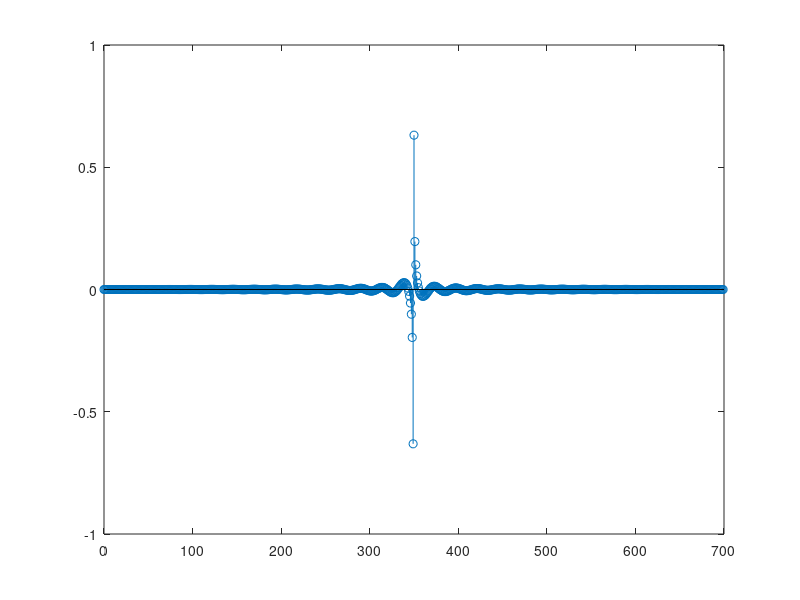
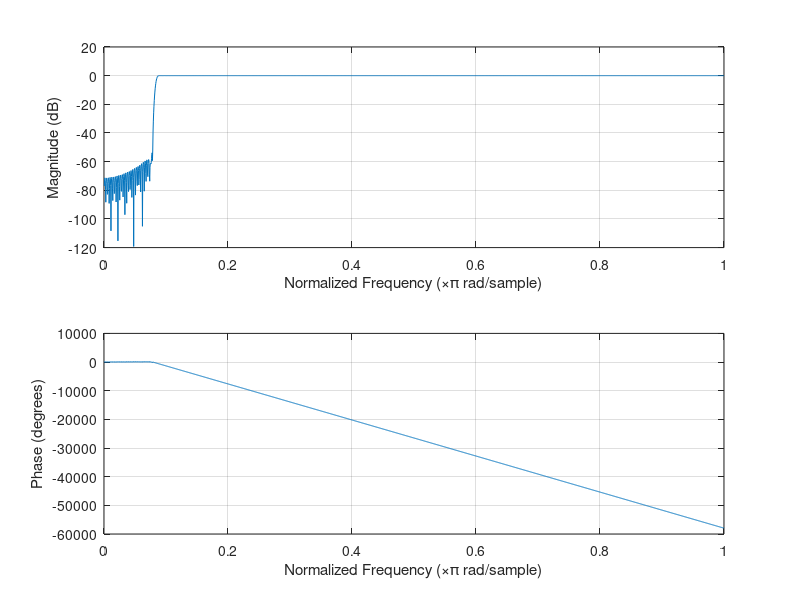

The MATLAB script that drew these images, in order: (Note: this script raises an error after producing the figures.)
fs = 48000; % sample rate
f2 = 2000;
N = 700; % number of filter coefficients
win = hamming(N)'; % window: transposed so .* can be used
wa = (f2 / (fs / 2)) * pi; % acceptance frequency for highpass filter
wc = pi - wa; % translate to lowpass filter cutoff
n = 0:N-1;
L = (N-1)/2;
hLP_tmp = win .* ((wc/pi) * sinc((wc/pi) * (n - L)));
hHP = hLP_tmp .* (-ones(1, length(n))).^n;
figure; stem(n, hHP);
figure; freqz(hHP, 1);
subplot(2,1,1); refline(0,-3); % Add a -3 dB reference line
figure; zplane(hHP, 1);